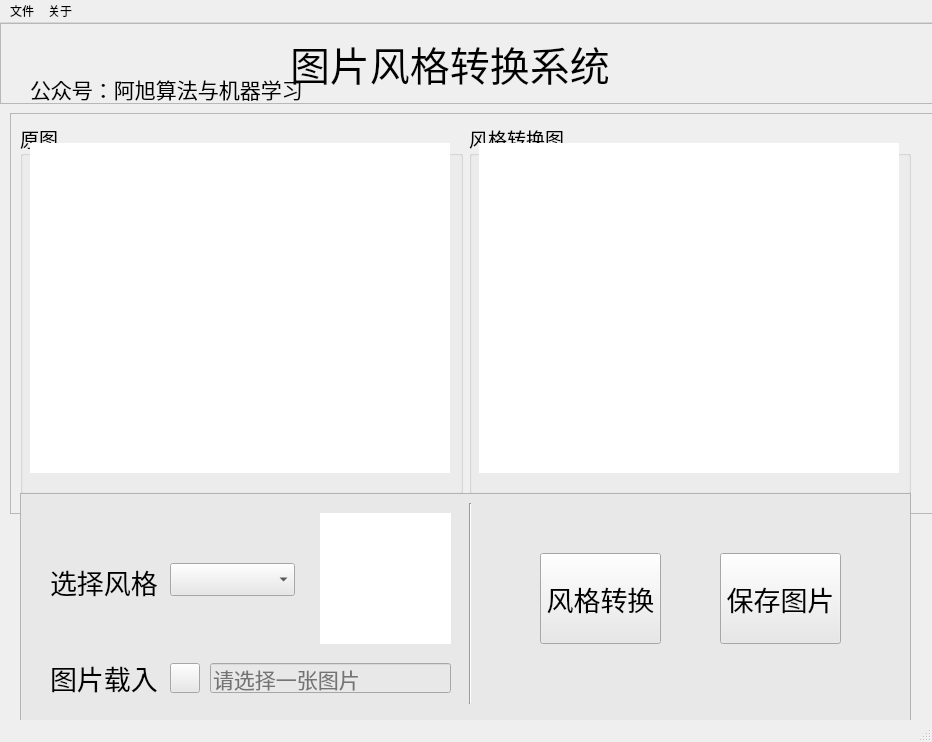
<?xml version="1.0" encoding="UTF-8"?>
<ui version="4.0">
 <class>MainWindow</class>
 <widget class="QMainWindow" name="MainWindow">
  <property name="windowModality">
   <enum>Qt::NonModal</enum>
  </property>
  <property name="enabled">
   <bool>true</bool>
  </property>
  <property name="geometry">
   <rect>
    <x>0</x>
    <y>0</y>
    <width>932</width>
    <height>742</height>
   </rect>
  </property>
  <property name="sizePolicy">
   <sizepolicy hsizetype="Fixed" vsizetype="Fixed">
    <horstretch>0</horstretch>
    <verstretch>0</verstretch>
   </sizepolicy>
  </property>
  <property name="minimumSize">
   <size>
    <width>932</width>
    <height>742</height>
   </size>
  </property>
  <property name="maximumSize">
   <size>
    <width>932</width>
    <height>742</height>
   </size>
  </property>
  <property name="windowTitle">
   <string>图片风格转换系统</string>
  </property>
  <widget class="QWidget" name="centralwidget">
   <widget class="QFrame" name="frame">
    <property name="geometry">
     <rect>
      <x>10</x>
      <y>90</y>
      <width>931</width>
      <height>401</height>
     </rect>
    </property>
    <property name="frameShape">
     <enum>QFrame::StyledPanel</enum>
    </property>
    <property name="frameShadow">
     <enum>QFrame::Raised</enum>
    </property>
    <widget class="QWidget" name="layoutWidget">
     <property name="geometry">
      <rect>
       <x>10</x>
       <y>10</y>
       <width>891</width>
       <height>371</height>
      </rect>
     </property>
     <layout class="QHBoxLayout" name="horizontalLayout">
      <item>
       <widget class="QGroupBox" name="groupBox">
        <property name="font">
         <font>
          <family>华文楷体</family>
          <pointsize>14</pointsize>
         </font>
        </property>
        <property name="title">
         <string>原图</string>
        </property>
        <widget class="QLabel" name="orgImg">
         <property name="geometry">
          <rect>
           <x>10</x>
           <y>20</y>
           <width>420</width>
           <height>330</height>
          </rect>
         </property>
         <property name="autoFillBackground">
          <bool>false</bool>
         </property>
         <property name="styleSheet">
          <string notr="true">background-color: rgb(255, 255, 255);</string>
         </property>
         <property name="text">
          <string/>
         </property>
        </widget>
       </widget>
      </item>
      <item>
       <widget class="QGroupBox" name="groupBox_2">
        <property name="font">
         <font>
          <family>华文楷体</family>
          <pointsize>14</pointsize>
         </font>
        </property>
        <property name="title">
         <string>风格转换图</string>
        </property>
        <widget class="QLabel" name="TransImg">
         <property name="geometry">
          <rect>
           <x>10</x>
           <y>20</y>
           <width>420</width>
           <height>330</height>
          </rect>
         </property>
         <property name="styleSheet">
          <string notr="true">background-color: rgb(255, 255, 255);</string>
         </property>
         <property name="text">
          <string/>
         </property>
        </widget>
       </widget>
      </item>
     </layout>
    </widget>
   </widget>
   <widget class="QFrame" name="frame_2">
    <property name="geometry">
     <rect>
      <x>0</x>
      <y>0</y>
      <width>951</width>
      <height>81</height>
     </rect>
    </property>
    <property name="sizePolicy">
     <sizepolicy hsizetype="Fixed" vsizetype="Fixed">
      <horstretch>0</horstretch>
      <verstretch>0</verstretch>
     </sizepolicy>
    </property>
    <property name="frameShape">
     <enum>QFrame::StyledPanel</enum>
    </property>
    <property name="frameShadow">
     <enum>QFrame::Raised</enum>
    </property>
    <widget class="QLabel" name="label">
     <property name="geometry">
      <rect>
       <x>290</x>
       <y>10</y>
       <width>361</width>
       <height>61</height>
      </rect>
     </property>
     <property name="font">
      <font>
       <family>华文行楷</family>
       <pointsize>30</pointsize>
      </font>
     </property>
     <property name="text">
      <string>图片风格转换系统</string>
     </property>
    </widget>
    <widget class="QLabel" name="label_4">
     <property name="geometry">
      <rect>
       <x>30</x>
       <y>50</y>
       <width>291</width>
       <height>31</height>
      </rect>
     </property>
     <property name="font">
      <font>
       <family>华文楷体</family>
       <pointsize>16</pointsize>
       <underline>false</underline>
      </font>
     </property>
     <property name="text">
      <string>公众号：阿旭算法与机器学习</string>
     </property>
    </widget>
   </widget>
   <widget class="QFrame" name="frame_3">
    <property name="geometry">
     <rect>
      <x>20</x>
      <y>470</y>
      <width>891</width>
      <height>261</height>
     </rect>
    </property>
    <property name="styleSheet">
     <string notr="true">background-color: rgb(232, 232, 232);</string>
    </property>
    <property name="frameShape">
     <enum>QFrame::StyledPanel</enum>
    </property>
    <property name="frameShadow">
     <enum>QFrame::Raised</enum>
    </property>
    <widget class="QLineEdit" name="lineEdit">
     <property name="geometry">
      <rect>
       <x>190</x>
       <y>170</y>
       <width>241</width>
       <height>30</height>
      </rect>
     </property>
     <property name="font">
      <font>
       <family>华文楷体</family>
       <pointsize>16</pointsize>
      </font>
     </property>
     <property name="toolTip">
      <string/>
     </property>
     <property name="inputMask">
      <string/>
     </property>
     <property name="text">
      <string/>
     </property>
     <property name="dragEnabled">
      <bool>false</bool>
     </property>
     <property name="readOnly">
      <bool>true</bool>
     </property>
     <property name="placeholderText">
      <string>请选择一张图片</string>
     </property>
    </widget>
    <widget class="QLabel" name="label_3">
     <property name="geometry">
      <rect>
       <x>30</x>
       <y>170</y>
       <width>108</width>
       <height>30</height>
      </rect>
     </property>
     <property name="font">
      <font>
       <family>华文楷体</family>
       <pointsize>20</pointsize>
      </font>
     </property>
     <property name="text">
      <string>图片载入</string>
     </property>
    </widget>
    <widget class="QPushButton" name="imgBtn">
     <property name="geometry">
      <rect>
       <x>150</x>
       <y>170</y>
       <width>30</width>
       <height>30</height>
      </rect>
     </property>
     <property name="styleSheet">
      <string notr="true">border-image: url(:/img/fileIcon2.png);</string>
     </property>
     <property name="text">
      <string/>
     </property>
    </widget>
    <widget class="QLabel" name="label_2">
     <property name="geometry">
      <rect>
       <x>30</x>
       <y>70</y>
       <width>116</width>
       <height>38</height>
      </rect>
     </property>
     <property name="font">
      <font>
       <family>华文楷体</family>
       <pointsize>20</pointsize>
      </font>
     </property>
     <property name="text">
      <string>选择风格</string>
     </property>
    </widget>
    <widget class="QComboBox" name="comboBox">
     <property name="geometry">
      <rect>
       <x>150</x>
       <y>70</y>
       <width>125</width>
       <height>33</height>
      </rect>
     </property>
     <property name="font">
      <font>
       <family>Agency FB</family>
       <pointsize>16</pointsize>
      </font>
     </property>
    </widget>
    <widget class="QPushButton" name="chageBtn">
     <property name="geometry">
      <rect>
       <x>520</x>
       <y>60</y>
       <width>121</width>
       <height>91</height>
      </rect>
     </property>
     <property name="font">
      <font>
       <family>华文楷体</family>
       <pointsize>20</pointsize>
      </font>
     </property>
     <property name="text">
      <string>风格转换</string>
     </property>
    </widget>
    <widget class="QPushButton" name="saveBtn">
     <property name="geometry">
      <rect>
       <x>700</x>
       <y>60</y>
       <width>121</width>
       <height>91</height>
      </rect>
     </property>
     <property name="font">
      <font>
       <family>华文楷体</family>
       <pointsize>20</pointsize>
      </font>
     </property>
     <property name="text">
      <string>保存图片</string>
     </property>
    </widget>
    <widget class="QLabel" name="styleLb">
     <property name="geometry">
      <rect>
       <x>300</x>
       <y>20</y>
       <width>131</width>
       <height>131</height>
      </rect>
     </property>
     <property name="styleSheet">
      <string notr="true">background-color: rgb(255, 255, 255);</string>
     </property>
     <property name="text">
      <string/>
     </property>
    </widget>
    <widget class="Line" name="line">
     <property name="geometry">
      <rect>
       <x>440</x>
       <y>10</y>
       <width>20</width>
       <height>201</height>
      </rect>
     </property>
     <property name="orientation">
      <enum>Qt::Vertical</enum>
     </property>
    </widget>
   </widget>
  </widget>
  <widget class="QMenuBar" name="menubar">
   <property name="geometry">
    <rect>
     <x>0</x>
     <y>0</y>
     <width>932</width>
     <height>23</height>
    </rect>
   </property>
   <widget class="QMenu" name="menu">
    <property name="title">
     <string>文件</string>
    </property>
    <addaction name="actionopen"/>
    <addaction name="action"/>
   </widget>
   <widget class="QMenu" name="menu_2">
    <property name="title">
     <string>关于</string>
    </property>
   </widget>
   <addaction name="menu"/>
   <addaction name="menu_2"/>
  </widget>
  <widget class="QStatusBar" name="statusbar"/>
  <action name="actionopen">
   <property name="text">
    <string>图片载入</string>
   </property>
  </action>
  <action name="action">
   <property name="text">
    <string>保存图片</string>
   </property>
  </action>
 </widget>
 <resources>
  <include location="images/resources.qrc"/>
 </resources>
 <connections/>
</ui>
